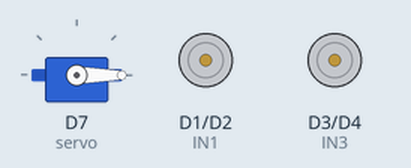
The sketch below on a simulated ESP8266 (NodeMCU). On the bench: servo, motor-driver pin pairs drawn as motors (green arrow = first pin HIGH = forward, orange = second pin HIGH = backward, longer = more drive, scaled by the enable pin).

Above: at 0.05 s.
At 3.0 s:
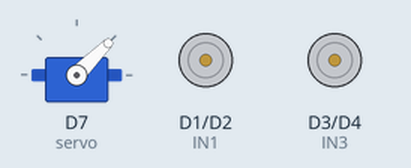
At 4.45 s:
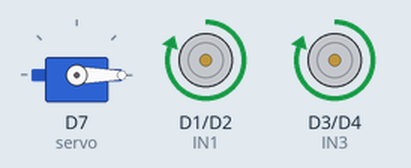
At 5.95 s:
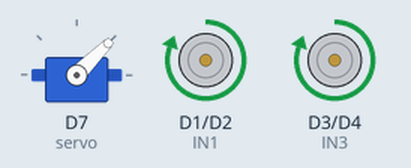
Timing chart, 0 to 7.8 s (numbered marks = the images above):
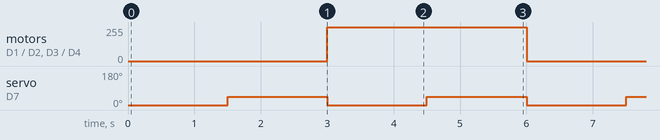

The sketch:

drive_turn_01.ino
```cpp
#include <Servo.h>  // Inkluderer Servo biblioteket for at kontrollere servo motoren

#define ENA D0
#define IN1 D1
#define IN2 D2
#define IN3 D3
#define IN4 D4
#define ENB D5

Servo servo;  // Opretter et servo objekt

unsigned long previousMillisMotor = 0;  // Variabel til at gemme sidste tid motorerne blev opdateret
unsigned long previousMillisServo = 0;  // Variabel til at gemme sidste tid servo blev opdateret

const long intervalMotor = 3000;  // Interval for motor kørsel og stop (i millisekunder)
const long intervalServo = 1500;  // Interval for servo bevægelse (i millisekunder)

bool motorRunning = false;  // Variabel til at gemme motorens tilstand (false = slukket, true = tændt)
bool servoMovingForward = true;  // Variabel til at bestemme servo retning (true = fremad, false = tilbage)

void setup() {
  // Sætter alle motorcontroller pins til output
  pinMode(ENA, OUTPUT);
  pinMode(IN1, OUTPUT);
  pinMode(IN2, OUTPUT);
  pinMode(IN3, OUTPUT);
  pinMode(IN4, OUTPUT);
  pinMode(ENB, OUTPUT);

  // Sætter motorerne til at starte i slukket tilstand
  digitalWrite(ENA, LOW);
  digitalWrite(ENB, LOW);

  // Tilslutter servo til pin D7 (GPIO13)
  servo.attach(D7);
  servo.write(0);  // Sætter startposition for servo til 0 grader
}

void loop() {
  unsigned long currentMillis = millis();  // Gemmer den nuværende tid i millisekunder

  // Opdater Motorer
  if (currentMillis - previousMillisMotor >= intervalMotor) {
    previousMillisMotor = currentMillis;  // Opdaterer previousMillisMotor til den nuværende tid

    if (motorRunning) {
      // Slukker motorerne
      digitalWrite(ENA, LOW);
      digitalWrite(IN1, LOW);
      digitalWrite(IN2, LOW);
      digitalWrite(ENB, LOW);
      digitalWrite(IN3, LOW);
      digitalWrite(IN4, LOW);
    } else {
      // Tænder motorerne
      digitalWrite(ENA, HIGH);
      digitalWrite(IN1, HIGH);
      digitalWrite(IN2, LOW);
      digitalWrite(ENB, HIGH);
      digitalWrite(IN3, HIGH);
      digitalWrite(IN4, LOW);
    }
    motorRunning = !motorRunning;  // Skifter motor tilstand
  }

  // Opdater Servo
  if (currentMillis - previousMillisServo >= intervalServo) {
    previousMillisServo = currentMillis;  // Opdaterer previousMillisServo til den nuværende tid

    if (servoMovingForward) {
      servo.write(45);  // Bevæger servo til 180 grader (fremad)
    } else {
      servo.write(0);  // Bevæger servo tilbage til 0 grader (tilbage)
    }
    servoMovingForward = !servoMovingForward;  // Skifter retning (fra fremad til tilbage eller omvendt)
  }
}
```

Measured:
- by itself, motor on D1 (IN1) / D2 (IN2), motor on D3 (IN3) / D4 (IN4): alternates forward 255/255 for 3.0 s and stopped for 3.0 s
- by itself, servo on D7 (servo): alternates 45° for 1.5 s and 0° for 1.5 s
